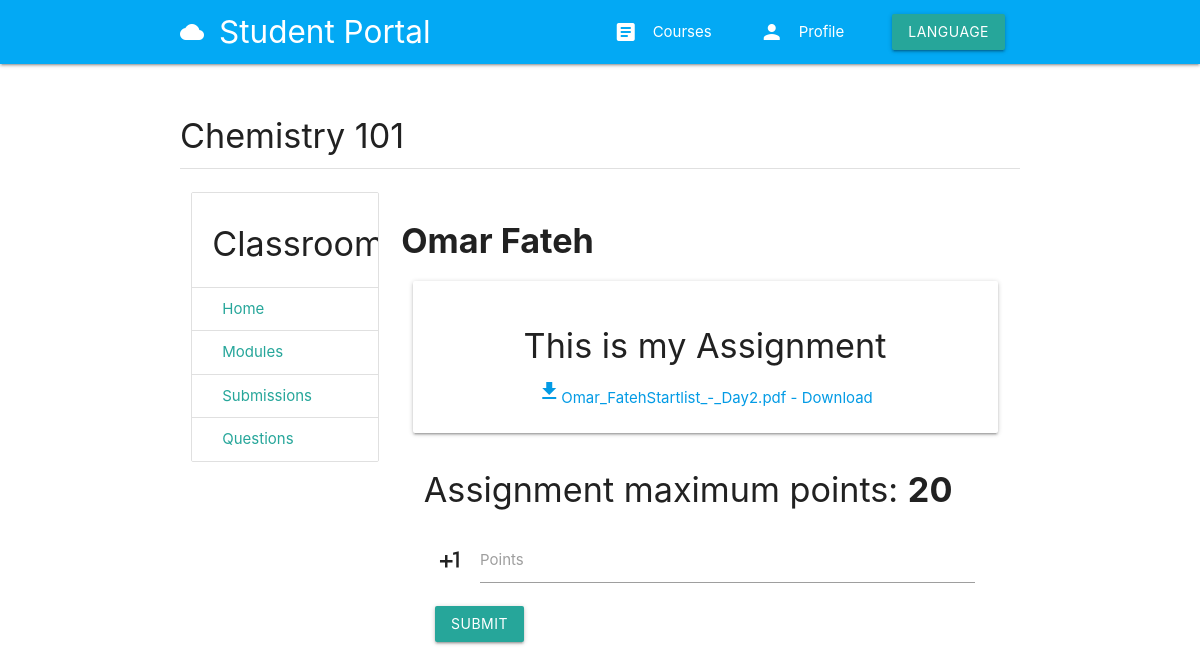
The page /en/courses/chemistry-101/submissions/1/grade/ (signed in) on the database its author committed.
### classroom/models.py (models this page shows, shortened)
class Course(BaseTimestamp):
    title = models.CharField(_('title'), max_length=200)
    slug = models.SlugField(_('slug'), unique=True, blank=True)
    teacher = models.ForeignKey(User, related_name='my_courses', on_delete=models.CASCADE, verbose_name=_('teacher'))
    category = models.ForeignKey(Category, related_name='courses', on_delete=models.CASCADE, verbose_name=_('category'))
    students = models.ManyToManyField(User, related_name='enrolled_courses', blank=True, through=CourseStudent, verbose_name=_('students'))
    description = models.TextField(_('description'))
    syllabus = RichTextField()
    photo = models.ImageField(_('photo'), upload_to=course_image)
    class Meta:
        verbose_name = _('Course')
        verbose_name_plural = _('Courses')
        ordering = ['-created_at']
    def get_absolute_url(self):
        return reverse("classroom:course-detail", kwargs={"course_slug": self.slug})
    def get_student_submissions_absolute_url(self):
        return reverse("classroom:student-grades", kwargs={"course_slug": self.slug})
    def get_modules_absolute_url(self):
        return reverse("module:course-modules", kwargs={"course_slug": self.slug})
    def get_questions_absolute_url(self):
        return reverse("question:course-questions", kwargs={"course_slug": self.slug})

class Grade(models.Model):
    STATUS_CHOICES = (
        ('Pending', 'Pending'),
        ('Graded', 'Graded'),
    )
    course = models.ForeignKey(Course, related_name='grades', on_delete=models.CASCADE, verbose_name=_('course'))
    submission = models.ForeignKey(Submission, related_name='grades', on_delete=models.CASCADE, verbose_name=_('submission'))
    points = models.PositiveIntegerField(_('points'), default=0)
    status = models.CharField(_('status'), choices=STATUS_CHOICES, default='Pending', max_length=10)
    class Meta:
        verbose_name = _('Grade')
        verbose_name_plural = _('Grades')

### assignment/models.py (models this page shows, shortened)
class Submission(BaseTimestamp):
    student = models.ForeignKey(User, related_name='assignment_submissions', on_delete=models.CASCADE)
    assignment = models.ForeignKey(Assignment, related_name='submissions', on_delete=models.CASCADE)
    file = models.FileField(upload_to=submission_file)
    comment = models.TextField()
    def get_filename(self):
        return self.file.name.split('/')[-1]

class Assignment(BaseTimestamp):
    title = models.CharField(max_length=200)
    content = RichTextField()
    points = models.PositiveIntegerField()
    due = models.DateField()
    teacher = models.ForeignKey(User, related_name='assignments', on_delete=models.CASCADE)
    module = models.ForeignKey(Module, related_name='assignments', on_delete=models.CASCADE)
    files = models.ManyToManyField(AssignmentFiles, blank=True)
    class Meta:
        ordering = ['created_at']

### accounts/models.py (models this page shows, shortened)
class User(AbstractBaseUser):
    email = models.EmailField(max_length=255, unique=True)
    full_name = models.CharField(max_length=255)
    is_active = models.BooleanField(default=False) # can login
    is_staff = models.BooleanField(default=False) # staff user non superuser
    is_superuser = models.BooleanField(default=False) # superuser
    previously_logged_in = models.BooleanField(default=False)
    timestamp = models.DateTimeField(auto_now_add=True)
    USERNAME_FIELD = 'email'
    REQUIRED_FIELDS = [] # USERNAME_FIELD and password are required by default.
    objects = UserManager()

### classroom/views.py (the view)
# urls.py: path('courses/<slug:course_slug>/submissions/<int:grade_id>/grade/', grade_submission, name='grade-submission'),
@login_required
def grade_submission(request, course_slug, grade_id):
    course = get_object_or_404(Course, slug=course_slug)
    grade = get_object_or_404(Grade, id=grade_id)
    if request.user != course.teacher:
        return HttpResponseForbidden()
    else:
        if request.method == 'POST':
            points = request.POST.get('points')
            grade.points = points
            grade.status = 'graded'
            grade.save()
            return redirect(course.get_course_submissions_absolute_url())
        context = {'course': course, 'grade': grade,}
        return render(request, 'classroom/grade_submission.html', context)

### templates/classroom/grade_submission.html (shortened to what this page needs)
{% extends 'base.html' %}
{% load i18n %}
{% load static %}
{% block content %}
{% include 'navigation.html' %}
<div class="container">
    <div class="section">
        <div class="section">
            <h4>{{ course.title|title }}</h4>
            <div class="divider"></div>
        </div>
        <div class="row">
            {% include 'classroom/course_sidenav.html' with nav_course_submissions='active' %}
            <div class="col s9">
                <div class="section">
                    <h4><b>{{ grade.submission.student.full_name }}</b></h4>
                    <div class="col s12 center-align">
                        <div class="card-panel">
                            <h4 class="card-title">{{ grade.submission.comment }}</h4>
                            <a href="{{ grade.submission.file.url }}" download>
                                <i class="material-icons">download</i>{{ grade.submission.get_filename }} -
                                {% trans 'Download' %}</a>
                        </div>
                    </div>
                    <div class="col s12">
                        <form method="post" action="." role="form"
                            class="col s12">
                            <h4>{% trans 'Assignment maximum points: ' %}<b>{{ grade.submission.assignment.points }}</b></h4>
                            <div class="input-field col s12">
                                <i class="material-icons prefix">plus_one</i>
                                <input id="icon_prefix" type="text" name="points" class="validate">
                                <label for="icon_prefix">{% trans 'Points' %}</label>
                            </div>
                            <div class="col s12">
                                <button type="submit" value="login" class="btn waves-effect waves-light" id="submit-btn">
                                    {% trans 'Submit' %}
                                </button>
                            </div>
                        </form>
                    </div>
                </div>
            </div>
        </div>
    </div>
</div>
{% endblock content %}

### rows shown on the page
Course: title "Chemistry 101"
Grade: submission.student.full_name "Omar Fateh", submission.comment "This is my Assignment", submission.get_filename "Omar_FatehStartlist_-_Day2.pdf", submission.assignment.points "20"
